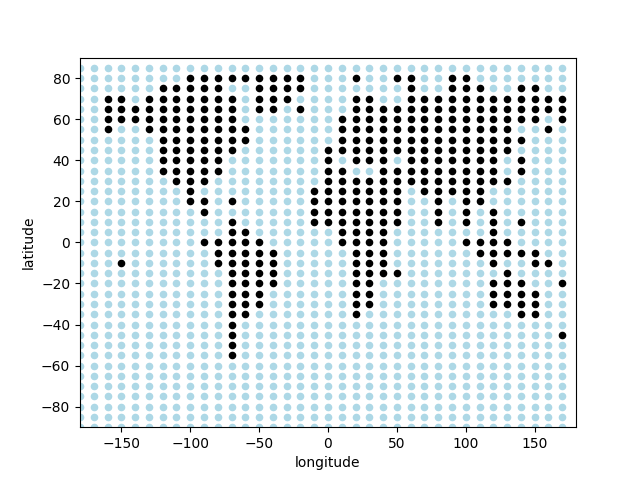

Reproduce this figure in Python.
import urllib3
import json
import matplotlib.pyplot as plt
import pandas as pd

class Coordinate:
	longitude = 0
	latitude = 0
	land = False

	def __init__(self, longitude, latitude):
		self.longitude = longitude
		self.latitude = latitude
		url = 'https://nominatim.openstreetmap.org/reverse?format=jsonv2&lat=' + str(latitude) + '&lon=' + str(longitude)
		http = urllib3.PoolManager()
		request = http.request('GET', url)
		js = json.loads(request.data.decode('utf8'))
		request.release_conn()
		try:
			display_name = js["display_name"]
			self.land = True
		except:
			self.land = False

	def to_dictionary(self):
		return {"longitude":self.longitude,"latitude":self.latitude,"land":self.land}
	
	def on_land(self):
		return self.land

def coordinates_along_latitude():
	coordinates = []
	for i in range(73):
		print(i)
		for j in range(73):
			coordinates.append(Coordinate((i-36)*5, (j-36)*2.5))
	return coordinates

def plot(ocean_data, land_data):
	assert len(ocean_data) + len(land_data) > 0
	if len(ocean_data) > 0 and len(land_data) > 0:
		ocean_df = pd.DataFrame(ocean_data) 
		ax = ocean_df.plot(x="longitude", y="latitude", kind="scatter", color="lightblue")
		land_df = pd.DataFrame(land_data)
		land_df.plot(ax=ax, x="longitude", y="latitude", kind="scatter", color="black")
	elif len(ocean_data) == 0:
		land_df = pd.DataFrame(land_data)
		land_df.plot(x="longitude", y="latitude", kind="scatter", color="black")
	else:
		ocean_df = pd.DataFrame(ocean_data)
		ocean_df.plot(x="longitude", y="latitude", kind="scatter", color="lightblue")

	plt.xlabel('longitude') 
	plt.ylabel('latitude') 

	plt.xlim(-180,180)
	plt.ylim(-90,90)

	plt.show() 
	plt.savefig("out.png")

ocean_data = []
land_data = [] 
all_data = []

coordinates = coordinates_along_latitude()

for coordinate in coordinates:
	all_data.append(coordinate.to_dictionary())
	if coordinate.on_land():
		land_data.append(coordinate.to_dictionary())
	else:
		ocean_data.append(coordinate.to_dictionary())

print(pd.DataFrame(all_data))

plot(ocean_data, land_data)
